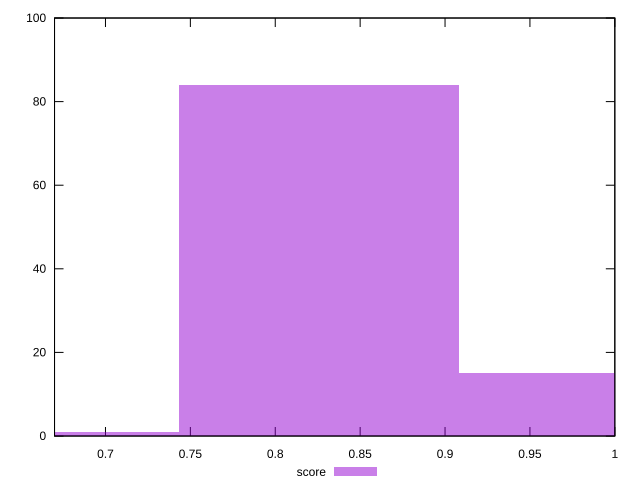

This chart was generated by the following gnuplot code:
reset

$score <<EOF
0.8258402677997555 84
0.9910083213597065 15
0.6606722142398044 1
EOF

set key outside below
set boxwidth 0.1651680535599511
set xrange [0.67:1]
set yrange [0:100]
set trange [0:100]
set style fill transparent solid 0.5 noborder
set terminal svg size 640, 490 enhanced background rgb 'white'
set output "report_00019_2021-02-10T18-14-37.922Z//unused-css-rules/samples/pages+cached+noadtech/score/histogram.svg"

plot $score title "score" with boxes

reset
